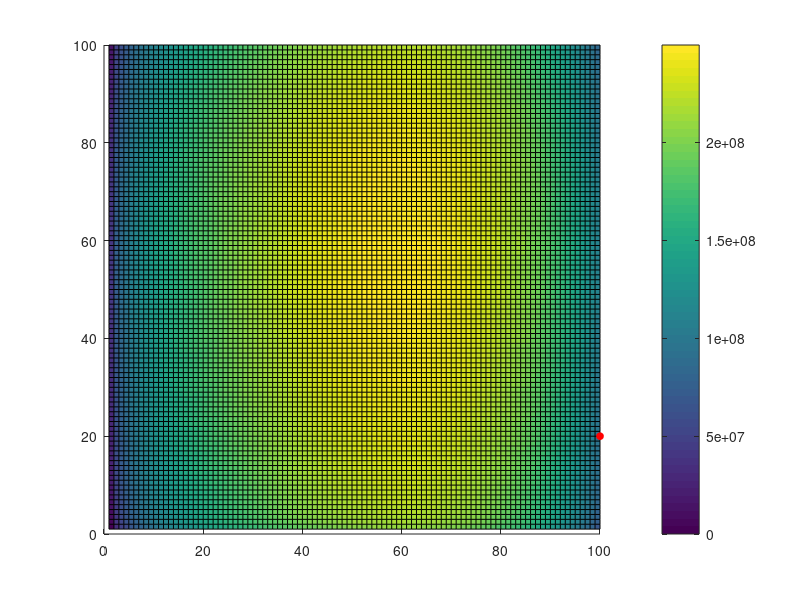
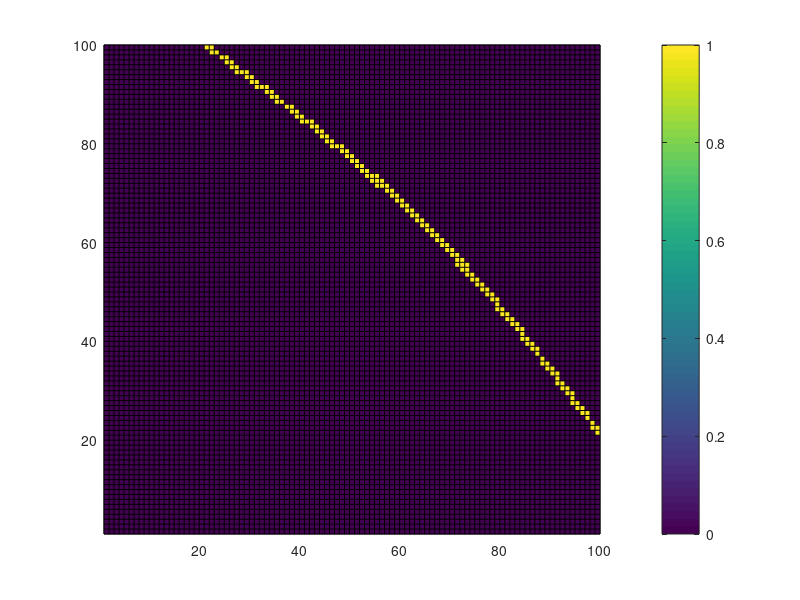

MATLAB code for these plots, in order:
clear all
clc

A = 900;
B = 6;
Ho = 305;
K = 0.105;
c = 100;

Q_total = 15;

cost=[1;5];

cost_fun = @(p,i) p.*cost(i);
P_fun = @(q,h) q.*h.*1e3*9.81;
H_fun = @(q) A-B.*q.^2;
Q_fun = @(a) sqrt((A-Ho)./(1./a.*K.*c-B));
a_vector = linspace(0,1,100);

Q_res = zeros(length(cost),length(a_vector));
H_res = zeros(length(cost),length(a_vector));
P_res = zeros(length(cost),length(a_vector));
cost_res = zeros(length(cost),length(a_vector));

for ii=1:length(cost)
    Q_res(ii,:) = Q_fun(a_vector);
    H_res(ii,:) = H_fun(Q_res(ii,:));
    P_res(ii,:) = P_fun(Q_res(ii,:), H_res(ii,:));
    cost_res(ii,:) = cost_fun(P_res(ii,:),ii);
end

cost_res_sum = zeros(length(a_vector));
Q_res_sum = zeros(length(a_vector));
a_mat = zeros(length(a_vector));
for ii=1:length(a_vector)
    for jj=1:length(a_vector)
        cost_res_sum(ii,jj) = cost_res(1,ii)+cost_res(2,jj);
        Q_res_sum(ii,jj)= Q_res(1,ii)+Q_res(2,jj);
    end
end

Q_res_sum_total = abs(Q_res_sum-Q_total)<=0.1;

[mr,mir] = min(cost_res_sum./Q_res_sum_total);
[mc,mic] = min(mr);
[mic, mir(mic)];

hold on
pcolor(cost_res_sum)
colorbar
plot(mic,mir(mic),'ro','MarkerSize',5 , 'MarkerFaceColor','red')
hold off

hold on
figure
pcolor(Q_res_sum_total)
colorbar
hold off


